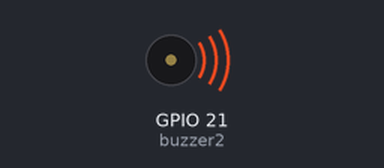
Bench run of a program on a simulated ESP32 board running MicroPython. Parts: buzzer (waves = sounding).

Above: at 0.06 s.
At 4.61 s:
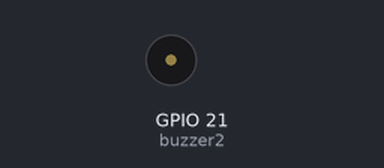
Timing chart, 0 to 6.4 s (numbered marks = the images above):
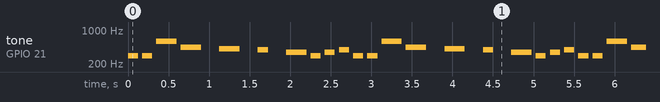

The program:

passivebuzzer.py
```python
from machine import Pin, PWM
import time

# Define musical note frequencies (in Hz)
NOTE_C4  = 262
NOTE_C4S = 277  # C♯4 / D♭4
NOTE_D4  = 294
NOTE_D4S = 311  # D♯4 / E♭4
NOTE_E4  = 330
NOTE_F4  = 349
NOTE_F4S = 370  # F♯4 / G♭4
NOTE_G4  = 392
NOTE_G4S = 415  # G♯4 / A♭4
NOTE_A4  = 440
NOTE_A4S = 466  # A♯4 / B♭4
NOTE_B4  = 494

NOTE_C5  = 523
NOTE_C5S = 554  # C♯5 / D♭5
NOTE_D5  = 587
NOTE_D5S = 622  # D♯5 / E♭5
NOTE_E5  = 659
NOTE_F5  = 698
NOTE_F5S = 740  # F♯5 / G♭5
NOTE_G5  = 784
NOTE_G5S = 831  # G♯5 / A♭5
NOTE_A5  = 880
NOTE_A5S = 932  # A♯5 / B♭5
NOTE_B5  = 988

NOTE_C6  = 1047
NOTE_C6S = 1109  # C♯6 / D♭6
NOTE_D6  = 1175
NOTE_D6S = 1245  # D♯6 / E♭6
NOTE_E6  = 1319
NOTE_F6  = 1397
NOTE_F6S = 1480  # F♯6 / G♭6
NOTE_G6  = 1568
NOTE_G6S = 1661  # G♯6 / A♭6
NOTE_A6  = 1760
NOTE_A6S = 1865  # A♯6 / B♭6
NOTE_B6  = 1976

# Timing Constants for 120 BPM (4/4 time)
BPM = 180 #was 120 for rickroll
WHOLE = 60 / BPM * 4  # Whole note duration
HALF = WHOLE / 2
QUARTER = WHOLE / 4
EIGHTH = WHOLE / 8
SIXTEENTH = WHOLE / 16

buzzer1 = PWM(Pin(20))  # Use PWM on GPIO 16
buzzer2 = PWM(Pin(21))
# Define Megalovania melody: (frequency, duration)
megalovania_melody = [
    (NOTE_D4, 0.125), (NOTE_D4, 0.125), (NOTE_D5, 0.25), (NOTE_A4, 0.25), (0, 0.125), (NOTE_G4S, 0.25), (0, 0.125),
    (NOTE_G4, 0.125), (0, 0.125), (NOTE_F4, 0.25), (NOTE_D4, 0.125), (NOTE_F4, 0.125), (NOTE_G4, 0.125)
]

rickroll_melody = [
    (NOTE_C4, QUARTER + EIGHTH), (NOTE_D4, EIGHTH + HALF), (NOTE_D4, QUARTER), (NOTE_D4, EIGHTH),
    (NOTE_E4, EIGHTH + QUARTER), (NOTE_G4, SIXTEENTH), (NOTE_F4, SIXTEENTH), (NOTE_E4, SIXTEENTH),
    (NOTE_D4, SIXTEENTH), (NOTE_C4, QUARTER + EIGHTH), (NOTE_D4, EIGHTH + HALF), (NOTE_D4, QUARTER),
    (NOTE_C4, HALF + QUARTER)
]

jojo_melody = [
    (NOTE_F5S, QUARTER + EIGHTH), (NOTE_D5, HALF), (NOTE_D5, SIXTEENTH), (NOTE_E5, SIXTEENTH), (NOTE_F5, QUARTER),
    (NOTE_E5, QUARTER), (NOTE_D5, QUARTER), (NOTE_C5S, QUARTER), (NOTE_D5, QUARTER), (NOTE_E5, QUARTER),
    (NOTE_F5S, QUARTER + EIGHTH), (NOTE_B5, QUARTER + EIGHTH), (NOTE_B4, EIGHTH), (NOTE_C5S, EIGHTH),
    (NOTE_D5, QUARTER), (NOTE_E5, QUARTER), (NOTE_D5, QUARTER), (NOTE_C5S, QUARTER), (NOTE_A5, QUARTER),(NOTE_G5, QUARTER),
    (NOTE_F5S, QUARTER + EIGHTH), (NOTE_D5, HALF), (NOTE_D5, SIXTEENTH), (NOTE_E5, SIXTEENTH), (NOTE_F5, QUARTER),
    (NOTE_E5, QUARTER), (NOTE_D5, QUARTER), (NOTE_C5S, QUARTER), (NOTE_D5, QUARTER), (NOTE_E5, QUARTER),
    (NOTE_F5S, QUARTER + EIGHTH), (NOTE_B5, QUARTER + EIGHTH), (NOTE_B5, EIGHTH), (NOTE_C6S, EIGHTH), (NOTE_D6, QUARTER),
    (NOTE_G5, QUARTER), (NOTE_F5S, QUARTER), (NOTE_F5, QUARTER), (NOTE_D6, QUARTER), (NOTE_A5S, QUARTER), (NOTE_B4, HALF), (0, EIGHTH)
]

def play_tone(frequency, duration):
    """Plays a tone at the given frequency (Hz) for the specified duration (s)."""
    if frequency == 0:
        buzzer1.duty_u16(0)  # Rest (silence)
        buzzer2.duty_u16(0)  # Rest (silence)
    else:
        buzzer1.freq(frequency)
        buzzer1.duty_u16(30000)  # Adjust for volume
        buzzer2.freq(frequency)
        buzzer2.duty_u16(30000)  # Adjust for volume

    time.sleep(duration)  # Wait for note to play
    buzzer1.duty_u16(0)  #
    buzzer2.duty_u16(0)  # Turn off the buzzer
    time.sleep(0.05)  # Small pause between notes

# Play the Megalovania melody
while True:
    for note, length in megalovania_melody:
        play_tone(note, length)
```
